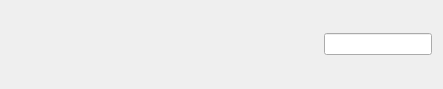
<?xml version="1.0" encoding="UTF-8"?>
<ui version="4.0">
 <class>lead_num_setter_frame</class>
 <widget class="QFrame" name="lead_num_setter_frame">
  <property name="geometry">
   <rect>
    <x>0</x>
    <y>0</y>
    <width>443</width>
    <height>89</height>
   </rect>
  </property>
  <property name="sizePolicy">
   <sizepolicy hsizetype="Preferred" vsizetype="Maximum">
    <horstretch>0</horstretch>
    <verstretch>0</verstretch>
   </sizepolicy>
  </property>
  <property name="windowTitle">
   <string>Frame</string>
  </property>
  <layout class="QHBoxLayout" name="horizontalLayout" stretch="7,3">
   <item>
    <widget class="QLabel" name="product_label">
     <property name="sizePolicy">
      <sizepolicy hsizetype="Ignored" vsizetype="Preferred">
       <horstretch>0</horstretch>
       <verstretch>0</verstretch>
      </sizepolicy>
     </property>
     <property name="text">
      <string/>
     </property>
     <property name="alignment">
      <set>Qt::AlignCenter</set>
     </property>
    </widget>
   </item>
   <item>
    <widget class="QLineEdit" name="line_edit">
     <property name="sizePolicy">
      <sizepolicy hsizetype="Maximum" vsizetype="Fixed">
       <horstretch>0</horstretch>
       <verstretch>0</verstretch>
      </sizepolicy>
     </property>
     <property name="text">
      <string/>
     </property>
     <property name="alignment">
      <set>Qt::AlignCenter</set>
     </property>
    </widget>
   </item>
  </layout>
 </widget>
 <resources/>
 <connections/>
</ui>
